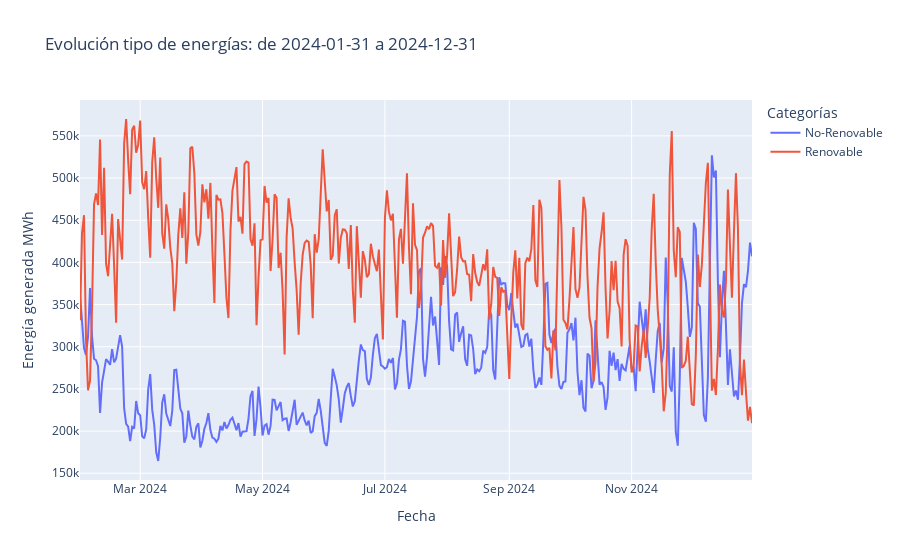

Here is the notebook cell this chart was saved with:
### Code cell
draw(df_tipo_energia, 'line_color', y='value', color='type', title=f'Evolución tipo de energías: de {start_date} a {end_date}', name_y='Energía generada MWh')

### Figure 1 — Plotly figure (JSON) as saved in the notebook; plotly's stock layout.template omitted (floating-point values rounded to 4 significant figures; data arrays with more than 128 entries replaced by an {"elided": "..."} marker saying what was removed)
{"data": [{"hovertemplate": "type=No-Renovable<br>Fecha=%{x}<br>Energía generada MWh=%{y}<extra></extra>", "legendgroup": "No-Renovable", "line": {"color": "#636efa", "dash": "solid"}, "marker": {"symbol": "circle"}, "mode": "lines", "name": "No-Renovable", "orientation": "v", "showlegend": true, "type": "scatter", "x": {"elided": "336 str values"}, "xaxis": "x", "y": {"elided": "336 float values"}, "yaxis": "y"}, {"hovertemplate": "type=Renovable<br>Fecha=%{x}<br>Energía generada MWh=%{y}<extra></extra>", "legendgroup": "Renovable", "line": {"color": "#EF553B", "dash": "solid"}, "marker": {"symbol": "circle"}, "mode": "lines", "name": "Renovable", "orientation": "v", "showlegend": true, "type": "scatter", "x": {"elided": "336 str values"}, "xaxis": "x", "y": {"elided": "336 float values"}, "yaxis": "y"}], "layout": {"legend": {"title": {"text": "Categorías"}, "tracegroupgap": 0}, "title": {"text": "Evolución tipo de energías: de 2024-01-31 a 2024-12-31"}, "xaxis": {"anchor": "y", "domain": [0, 1], "title": {"text": "Fecha"}}, "yaxis": {"anchor": "x", "domain": [0, 1], "title": {"text": "Energía generada MWh"}}}}
